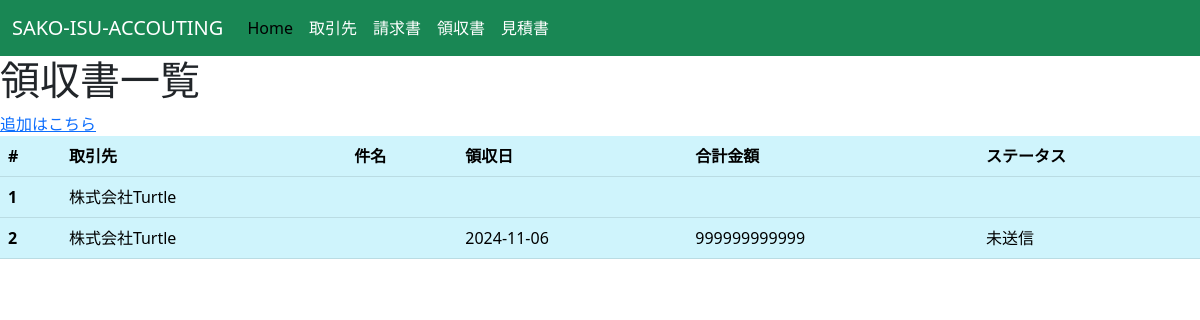
The page /receipt on the database its author committed.
### datebase.py (models this page shows)
class Receipt(Model):
    business_partner = ForeignKeyField(BusinessPartner, backref='receipts')
    subject = CharField()
    day = DateField()
    amount = CharField()
    status = CharField()
    class Meta:
        database = db # This model uses the "people.db" database

class BusinessPartner(Model):
    name = CharField()
    address = CharField()
    contact = CharField()
    remarks = CharField()
    class Meta:
        database = db # This model uses the "people.db" database.

### main.py (the view)
@app.route("/receipt")
def receipt():
  receipt = Receipt.select()
  return render_template("receipt.html", receipt=receipt)

### templates/receipt.html (shortened to what this page needs)
<!DOCTYPE html>
<html lang="en">
<head>
  <link href="https://cdn.jsdelivr.net/npm/bootstrap@5.3.0/dist/css/bootstrap.min.css" rel="stylesheet">
</head>
<body>
  <nav class="navbar navbar-expand-lg bg-success">
    <div class="container-fluid">
      <a class="navbar-brand text-white" href="#">SAKO-ISU-ACCOUTING</a>
      <div class="collapse navbar-collapse" id="navbarSupportedContent">
        <ul class="navbar-nav me-auto mb-2 mb-lg-0">
          <li class="nav-item">
            <a class="nav-link active" aria-current="page" href="/top">Home</a>
          </li>
          <li class="nav-item">
            <a class="nav-link text-white" href="/business_partner">取引先</a>
          </li>
          <li class="nav-item">
            <a class="nav-link text-white" href="/claim">請求書</a>
          </li>
          <li class="nav-item">
            <a class="nav-link text-white" href="/receipt">領収書</a>
          </li>
          <li class="nav-item">
            <a class="nav-link text-white" href="/quotation">見積書</a>
          </li>
        </ul>
      </div>
    </div>
  </nav>
  <h1>領収書一覧</h1>
  <a href="/receipt_create"">
    追加はこちら
  </a>
  <table class="table table-info">
    <thead>
      <tr>
        <th scope="col">#</th>
        <th scope="col">取引先</th>
        <th scope="col">件名</th>
        <th scope="col">領収日</th>
        <th scope="col">合計金額</th>
        <th scope="col">ステータス</th>
      </tr>
    </thead>
    <tbody>
      {% for receipt in receipt %}
      <tr>
        <th scope="row">{{receipt.id}}</th>
         <td>{{ receipt.business_partner.name }}</td>
        <td>
          </td>
        <td>{{ receipt.day}}</td>
        <td>{{ receipt.amount }}</td>
        <td>{{ receipt.status }}</td>
      </tr>
      {% endfor %}
    </tbody>
  </table>
</body>
</html>

### rows shown on the page
Receipt: id "1", business_partner.name "株式会社Turtle"
Receipt: id "2", business_partner.name "株式会社Turtle", day "2024-11-06", amount "999999999999", status "未送信"
